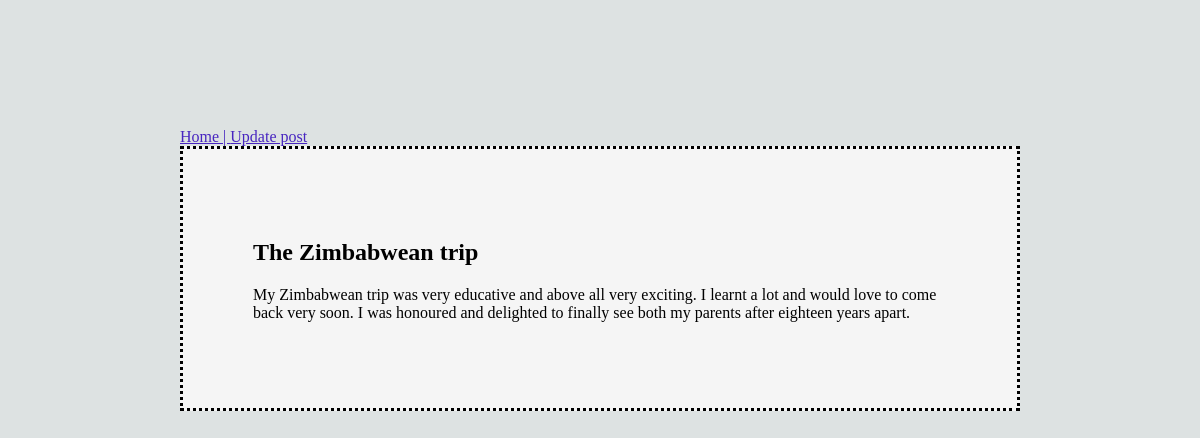
The page /post/13/ on the database its author committed.
### myblog/models.py (models this page shows, shortened)
class Post(models.Model):
    title = models.CharField(max_length=100)
    content = models.TextField()
    date_posted = models.DateTimeField(auto_now_add=True)
    author = models.ForeignKey(User, on_delete=models.CASCADE, null=True)
    class Meta:
        ordering = ['-date_posted']
        verbose_name_plural = 'Posts'

### myblog/views.py (the view)
# urls.py: path('post/<int:pk>/', views.post_detail, name='post_detail'),
def post_detail(request, pk):
    post = Post.objects.get(pk=pk)
    return render(request,'myblog/post_detail.html', {'post':post})

### myblog/templates/myblog/post_detail.html
{% extends "base_detail.html" %}
{% block content %}
<div class="main-body"><nav><h1 class="detail-title">{{ post.title }}</h1></nav>
<p>{{ post.content }}</p>
</div>
{% endblock content %}

### static/css/styles.css (style rules this page uses)
body { background-color: rgb(221, 226, 226); margin-left: 5%; margin-right:5%; padding: 10%; }
div.main-body { padding: 70px; border-style: dotted; background-color: whitesmoke; }

### rows shown on the page
Post: title "The Zimbabwean trip", content "My Zimbabwean trip was very educative and above all very exciting. I learnt a lot and would love to come back very soon. I was honoured and delighted to finally see both my parents after eighteen years apart."
